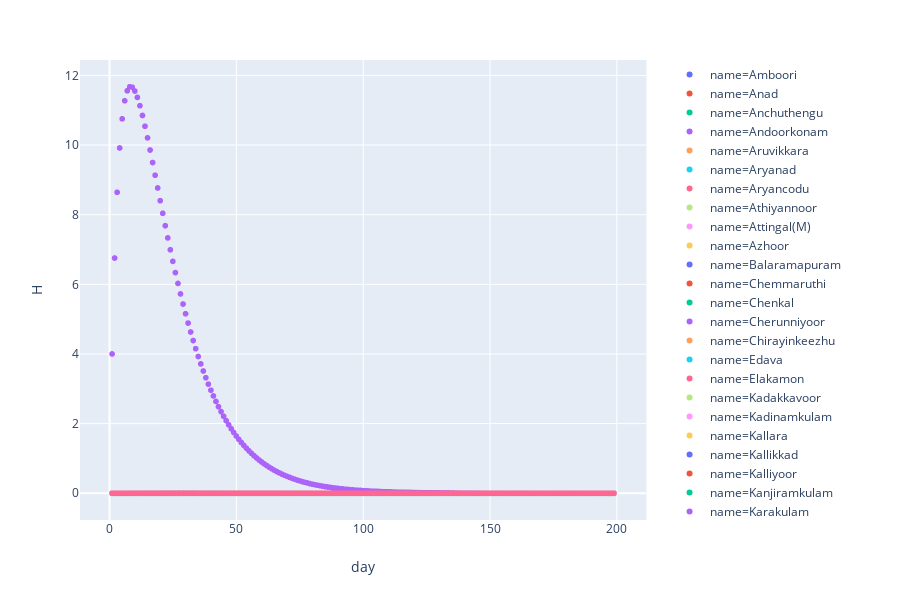

The code cell stored with this chart in its notebook:
### Code cell
fig = px.scatter(resultsDF, x="day", y="H", color="name")
fig.show()

### Figure 1 — Plotly figure (JSON) as saved in the notebook; plotly's stock layout.template omitted (floating-point values rounded to 4 significant figures; data arrays with more than 128 entries replaced by an {"elided": "..."} marker saying what was removed)
{"data": [{"hoverlabel": {"namelength": 0}, "hovertemplate": "name=Amboori<br>day=%{x}<br>H=%{y}", "legendgroup": "name=Amboori", "marker": {"color": "#636efa", "symbol": "circle"}, "mode": "markers", "name": "name=Amboori", "showlegend": true, "type": "scattergl", "x": {"elided": "199 int values"}, "xaxis": "x", "y": {"elided": "199 float values"}, "yaxis": "y"}, {"hoverlabel": {"namelength": 0}, "hovertemplate": "name=Anad<br>day=%{x}<br>H=%{y}", "legendgroup": "name=Anad", "marker": {"color": "#EF553B", "symbol": "circle"}, "mode": "markers", "name": "name=Anad", "showlegend": true, "type": "scattergl", "x": {"elided": "199 int values"}, "xaxis": "x", "y": {"elided": "199 float values"}, "yaxis": "y"}, {"hoverlabel": {"namelength": 0}, "hovertemplate": "name=Anchuthengu<br>day=%{x}<br>H=%{y}", "legendgroup": "name=Anchuthengu", "marker": {"color": "#00cc96", "symbol": "circle"}, "mode": "markers", "name": "name=Anchuthengu", "showlegend": true, "type": "scattergl", "x": {"elided": "199 int values"}, "xaxis": "x", "y": {"elided": "199 float values"}, "yaxis": "y"}, {"hoverlabel": {"namelength": 0}, "hovertemplate": "name=Andoorkonam<br>day=%{x}<br>H=%{y}", "legendgroup": "name=Andoorkonam", "marker": {"color": "#ab63fa", "symbol": "circle"}, "mode": "markers", "name": "name=Andoorkonam", "showlegend": true, "type": "scattergl", "x": {"elided": "199 int values"}, "xaxis": "x", "y": {"elided": "199 float values"}, "yaxis": "y"}, {"hoverlabel": {"namelength": 0}, "hovertemplate": "name=Aruvikkara<br>day=%{x}<br>H=%{y}", "legendgroup": "name=Aruvikkara", "marker": {"color": "#FFA15A", "symbol": "circle"}, "mode": "markers", "name": "name=Aruvikkara", "showlegend": true, "type": "scattergl", "x": {"elided": "199 int values"}, "xaxis": "x", "y": {"elided": "199 float values"}, "yaxis": "y"}, {"hoverlabel": {"namelength": 0}, "hovertemplate": "name=Aryanad<br>day=%{x}<br>H=%{y}", "legendgroup": "name=Aryanad", "marker": {"color": "#19d3f3", "symbol": "circle"}, "mode": "markers", "name": "name=Aryanad", "showlegend": true, "type": "scattergl", "x": {"elided": "199 int values"}, "xaxis": "x", "y": {"elided": "199 float values"}, "yaxis": "y"}, {"hoverlabel": {"namelength": 0}, "hovertemplate": "name=Aryancodu<br>day=%{x}<br>H=%{y}", "legendgroup": "name=Aryancodu", "marker": {"color": "#FF6692", "symbol": "circle"}, "mode": "markers", "name": "name=Aryancodu", "showlegend": true, "type": "scattergl", "x": {"elided": "199 int values"}, "xaxis": "x", "y": {"elided": "199 float values"}, "yaxis": "y"}, {"hoverlabel": {"namelength": 0}, "hovertemplate": "name=Athiyannoor<br>day=%{x}<br>H=%{y}", "legendgroup": "name=Athiyannoor", "marker": {"color": "#B6E880", "symbol": "circle"}, "mode": "markers", "name": "name=Athiyannoor", "showlegend": true, "type": "scattergl", "x": {"elided": "199 int values"}, "xaxis": "x", "y": {"elided": "199 float values"}, "yaxis": "y"}, {"hoverlabel": {"namelength": 0}, "hovertemplate": "name=Attingal(M)<br>day=%{x}<br>H=%{y}", "legendgroup": "name=Attingal(M)", "marker": {"color": "#FF97FF", "symbol": "circle"}, "mode": "markers", "name": "name=Attingal(M)", "showlegend": true, "type": "scattergl", "x": {"elided": "199 int values"}, "xaxis": "x", "y": {"elided": "199 float values"}, "yaxis": "y"}, {"hoverlabel": {"namelength": 0}, "hovertemplate": "name=Azhoor<br>day=%{x}<br>H=%{y}", "legendgroup": "name=Azhoor", "marker": {"color": "#FECB52", "symbol": "circle"}, "mode": "markers", "name": "name=Azhoor", "showlegend": true, "type": "scattergl", "x": {"elided": "199 int values"}, "xaxis": "x", "y": {"elided": "199 float values"}, "yaxis": "y"}, {"hoverlabel": {"namelength": 0}, "hovertemplate": "name=Balaramapuram<br>day=%{x}<br>H=%{y}", "legendgroup": "name=Balaramapuram", "marker": {"color": "#636efa", "symbol": "circle"}, "mode": "markers", "name": "name=Balaramapuram", "showlegend": true, "type": "scattergl", "x": {"elided": "199 int values"}, "xaxis": "x", "y": {"elided": "199 float values"}, "yaxis": "y"}, {"hoverlabel": {"namelength": 0}, "hovertemplate": "name=Chemmaruthi<br>day=%{x}<br>H=%{y}", "legendgroup": "name=Chemmaruthi", "marker": {"color": "#EF553B", "symbol": "circle"}, "mode": "markers", "name": "name=Chemmaruthi", "showlegend": true, "type": "scattergl", "x": {"elided": "199 int values"}, "xaxis": "x", "y": {"elided": "199 float values"}, "yaxis": "y"}, {"hoverlabel": {"namelength": 0}, "hovertemplate": "name=Chenkal<br>day=%{x}<br>H=%{y}", "legendgroup": "name=Chenkal", "marker": {"color": "#00cc96", "symbol": "circle"}, "mode": "markers", "name": "name=Chenkal", "showlegend": true, "type": "scattergl", "x": {"elided": "199 int values"}, "xaxis": "x", "y": {"elided": "199 float values"}, "yaxis": "y"}, {"hoverlabel": {"namelength": 0}, "hovertemplate": "name=Cherunniyoor<br>day=%{x}<br>H=%{y}", "legendgroup": "name=Cherunniyoor", "marker": {"color": "#ab63fa", "symbol": "circle"}, "mode": "markers", "name": "name=Cherunniyoor", "showlegend": true, "type": "scattergl", "x": {"elided": "199 int values"}, "xaxis": "x", "y": {"elided": "199 float values"}, "yaxis": "y"}, {"hoverlabel": {"namelength": 0}, "hovertemplate": "name=Chirayinkeezhu<br>day=%{x}<br>H=%{y}", "legendgroup": "name=Chirayinkeezhu", "marker": {"color": "#FFA15A", "symbol": "circle"}, "mode": "markers", "name": "name=Chirayinkeezhu", "showlegend": true, "type": "scattergl", "x": {"elided": "199 int values"}, "xaxis": "x", "y": {"elided": "199 float values"}, "yaxis": "y"}, {"hoverlabel": {"namelength": 0}, "hovertemplate": "name=Edava<br>day=%{x}<br>H=%{y}", "legendgroup": "name=Edava", "marker": {"color": "#19d3f3", "symbol": "circle"}, "mode": "markers", "name": "name=Edava", "showlegend": true, "type": "scattergl", "x": {"elided": "199 int values"}, "xaxis": "x", "y": {"elided": "199 float values"}, "yaxis": "y"}, {"hoverlabel": {"namelength": 0}, "hovertemplate": "name=Elakamon<br>day=%{x}<br>H=%{y}", "legendgroup": "name=Elakamon", "marker": {"color": "#FF6692", "symbol": "circle"}, "mode": "markers", "name": "name=Elakamon", "showlegend": true, "type": "scattergl", "x": {"elided": "199 int values"}, "xaxis": "x", "y": {"elided": "199 float values"}, "yaxis": "y"}, {"hoverlabel": {"namelength": 0}, "hovertemplate": "name=Kadakkavoor<br>day=%{x}<br>H=%{y}", "legendgroup": "name=Kadakkavoor", "marker": {"color": "#B6E880", "symbol": "circle"}, "mode": "markers", "name": "name=Kadakkavoor", "showlegend": true, "type": "scattergl", "x": {"elided": "199 int values"}, "xaxis": "x", "y": {"elided": "199 float values"}, "yaxis": "y"}, {"hoverlabel": {"namelength": 0}, "hovertemplate": "name=Kadinamkulam<br>day=%{x}<br>H=%{y}", "legendgroup": "name=Kadinamkulam", "marker": {"color": "#FF97FF", "symbol": "circle"}, "mode": "markers", "name": "name=Kadinamkulam", "showlegend": true, "type": "scattergl", "x": {"elided": "199 int values"}, "xaxis": "x", "y": {"elided": "199 float values"}, "yaxis": "y"}, {"hoverlabel": {"namelength": 0}, "hovertemplate": "name=Kallara<br>day=%{x}<br>H=%{y}", "legendgroup": "name=Kallara", "marker": {"color": "#FECB52", "symbol": "circle"}, "mode": "markers", "name": "name=Kallara", "showlegend": true, "type": "scattergl", "x": {"elided": "199 int values"}, "xaxis": "x", "y": {"elided": "199 float values"}, "yaxis": "y"}, {"hoverlabel": {"namelength": 0}, "hovertemplate": "name=Kallikkad<br>day=%{x}<br>H=%{y}", "legendgroup": "name=Kallikkad", "marker": {"color": "#636efa", "symbol": "circle"}, "mode": "markers", "name": "name=Kallikkad", "showlegend": true, "type": "scattergl", "x": {"elided": "199 int values"}, "xaxis": "x", "y": {"elided": "199 float values"}, "yaxis": "y"}, {"hoverlabel": {"namelength": 0}, "hovertemplate": "name=Kalliyoor<br>day=%{x}<br>H=%{y}", "legendgroup": "name=Kalliyoor", "marker": {"color": "#EF553B", "symbol": "circle"}, "mode": "markers", "name": "name=Kalliyoor", "showlegend": true, "type": "scattergl", "x": {"elided": "199 int values"}, "xaxis": "x", "y": {"elided": "199 float values"}, "yaxis": "y"}, {"hoverlabel": {"namelength": 0}, "hovertemplate": "name=Kanjiramkulam<br>day=%{x}<br>H=%{y}", "legendgroup": "name=Kanjiramkulam", "marker": {"color": "#00cc96", "symbol": "circle"}, "mode": "markers", "name": "name=Kanjiramkulam", "showlegend": true, "type": "scattergl", "x": {"elided": "199 int values"}, "xaxis": "x", "y": {"elided": "199 float values"}, "yaxis": "y"}, {"hoverlabel": {"namelength": 0}, "hovertemplate": "name=Karakulam<br>day=%{x}<br>H=%{y}", "legendgroup": "name=Karakulam", "marker": {"color": "#ab63fa", "symbol": "circle"}, "mode": "markers", "name": "name=Karakulam", "showlegend": true, "type": "scattergl", "x": {"elided": "199 int values"}, "xaxis": "x", "y": {"elided": "199 float values"}, "yaxis": "y"}, {"hoverlabel": {"namelength": 0}, "hovertemplate": "name=Karavaram<br>day=%{x}<br>H=%{y}", "legendgroup": "name=Karavaram", "marker": {"color": "#FFA15A", "symbol": "circle"}, "mode": "markers", "name": "name=Karavaram", "showlegend": true, "type": "scattergl", "x": {"elided": "199 int values"}, "xaxis": "x", "y": {"elided": "199 float values"}, "yaxis": "y"}, {"hoverlabel": {"namelength": 0}, "hovertemplate": "name=Karode<br>day=%{x}<br>H=%{y}", "legendgroup": "name=Karode", "marker": {"color": "#19d3f3", "symbol": "circle"}, "mode": "markers", "name": "name=Karode", "showlegend": true, "type": "scattergl", "x": {"elided": "199 int values"}, "xaxis": "x", "y": {"elided": "199 float values"}, "yaxis": "y"}, {"hoverlabel": {"namelength": 0}, "hovertemplate": "name=Karumkulam<br>day=%{x}<br>H=%{y}", "legendgroup": "name=Karumkulam", "marker": {"color": "#FF6692", "symbol": "circle"}, "mode": "markers", "name": "name=Karumkulam", "showlegend": true, "type": "scattergl", "x": {"elided": "199 int values"}, "xaxis": "x", "y": {"elided": "199 float values"}, "yaxis": "y"}, {"hoverlabel": {"namelength": 0}, "hovertemplate": "name=Kattakada<br>day=%{x}<br>H=%{y}", "legendgroup": "name=Kattakada", "marker": {"color": "#B6E880", "symbol": "circle"}, "mode": "markers", "name": "name=Kattakada", "showlegend": true, "type": "scattergl", "x": {"elided": "199 int values"}, "xaxis": "x", "y": {"elided": "199 float values"}, "yaxis": "y"}, {"hoverlabel": {"namelength": 0}, "hovertemplate": "name=Kilimanoor<br>day=%{x}<br>H=%{y}", "legendgroup": "name=Kilimanoor", "marker": {"color": "#FF97FF", "symbol": "circle"}, "mode": "markers", "name": "name=Kilimanoor", "showlegend": true, "type": "scattergl", "x": {"elided": "199 int values"}, "xaxis": "x", "y": {"elided": "199 float values"}, "yaxis": "y"}, {"hoverlabel": {"namelength": 0}, "hovertemplate": "name=Kizhuvilam<br>day=%{x}<br>H=%{y}", "legendgroup": "name=Kizhuvilam", "marker": {"color": "#FECB52", "symbol": "circle"}, "mode": "markers", "name": "name=Kizhuvilam", "showlegend": true, "type": "scattergl", "x": {"elided": "199 int values"}, "xaxis": "x", "y": {"elided": "199 float values"}, "yaxis": "y"}, {"hoverlabel": {"namelength": 0}, "hovertemplate": "name=Kollayil<br>day=%{x}<br>H=%{y}", "legendgroup": "name=Kollayil", "marker": {"color": "#636efa", "symbol": "circle"}, "mode": "markers", "name": "name=Kollayil", "showlegend": true, "type": "scattergl", "x": {"elided": "199 int values"}, "xaxis": "x", "y": {"elided": "199 float values"}, "yaxis": "y"}, {"hoverlabel": {"namelength": 0}, "hovertemplate": "name=Kottukal<br>day=%{x}<br>H=%{y}", "legendgroup": "name=Kottukal", "marker": {"color": "#EF553B", "symbol": "circle"}, "mode": "markers", "name": "name=Kottukal", "showlegend": true, "type": "scattergl", "x": {"elided": "199 int values"}, "xaxis": "x", "y": {"elided": "199 float values"}, "yaxis": "y"}, {"hoverlabel": {"namelength": 0}, "hovertemplate": "name=Kulathoor<br>day=%{x}<br>H=%{y}", "legendgroup": "name=Kulathoor", "marker": {"color": "#00cc96", "symbol": "circle"}, "mode": "markers", "name": "name=Kulathoor", "showlegend": true, "type": "scattergl", "x": {"elided": "199 int values"}, "xaxis": "x", "y": {"elided": "199 float values"}, "yaxis": "y"}, {"hoverlabel": {"namelength": 0}, "hovertemplate": "name=Kunnathukal<br>day=%{x}<br>H=%{y}", "legendgroup": "name=Kunnathukal", "marker": {"color": "#ab63fa", "symbol": "circle"}, "mode": "markers", "name": "name=Kunnathukal", "showlegend": true, "type": "scattergl", "x": {"elided": "199 int values"}, "xaxis": "x", "y": {"elided": "199 float values"}, "yaxis": "y"}, {"hoverlabel": {"namelength": 0}, "hovertemplate": "name=Madavoor<br>day=%{x}<br>H=%{y}", "legendgroup": "name=Madavoor", "marker": {"color": "#FFA15A", "symbol": "circle"}, "mode": "markers", "name": "name=Madavoor", "showlegend": true, "type": "scattergl", "x": {"elided": "199 int values"}, "xaxis": "x", "y": {"elided": "199 float values"}, "yaxis": "y"}, {"hoverlabel": {"namelength": 0}, "hovertemplate": "name=Malayinkeezhu<br>day=%{x}<br>H=%{y}", "legendgroup": "name=Malayinkeezhu", "marker": {"color": "#19d3f3", "symbol": "circle"}, "mode": "markers", "name": "name=Malayinkeezhu", "showlegend": true, "type": "scattergl", "x": {"elided": "199 int values"}, "xaxis": "x", "y": {"elided": "199 float values"}, "yaxis": "y"}, {"hoverlabel": {"namelength": 0}, "hovertemplate": "name=Manampoor<br>day=%{x}<br>H=%{y}", "legendgroup": "name=Manampoor", "marker": {"color": "#FF6692", "symbol": "circle"}, "mode": "markers", "name": "name=Manampoor", "showlegend": true, "type": "scattergl", "x": {"elided": "199 int values"}, "xaxis": "x", "y": {"elided": "199 float values"}, "yaxis": "y"}, {"hoverlabel": {"namelength": 0}, "hovertemplate": "name=Mangalapuram<br>day=%{x}<br>H=%{y}", "legendgroup": "name=Mangalapuram", "marker": {"color": "#B6E880", "symbol": "circle"}, "mode": "markers", "name": "name=Mangalapuram", "showlegend": true, "type": "scattergl", "x": {"elided": "199 int values"}, "xaxis": "x", "y": {"elided": "199 float values"}, "yaxis": "y"}, {"hoverlabel": {"namelength": 0}, "hovertemplate": "name=Manikkal<br>day=%{x}<br>H=%{y}", "legendgroup": "name=Manikkal", "marker": {"color": "#FF97FF", "symbol": "circle"}, "mode": "markers", "name": "name=Manikkal", "showlegend": true, "type": "scattergl", "x": {"elided": "199 int values"}, "xaxis": "x", "y": {"elided": "199 float values"}, "yaxis": "y"}, {"hoverlabel": {"namelength": 0}, "hovertemplate": "name=Maranalloor<br>day=%{x}<br>H=%{y}", "legendgroup": "name=Maranalloor", "marker": {"color": "#FECB52", "symbol": "circle"}, "mode": "markers", "name": "name=Maranalloor", "showlegend": true, "type": "scattergl", "x": {"elided": "199 int values"}, "xaxis": "x", "y": {"elided": "199 float values"}, "yaxis": "y"}, {"hoverlabel": {"namelength": 0}, "hovertemplate": "name=Mudakkal<br>day=%{x}<br>H=%{y}", "legendgroup": "name=Mudakkal", "marker": {"color": "#636efa", "symbol": "circle"}, "mode": "markers", "name": "name=Mudakkal", "showlegend": true, "type": "scattergl", "x": {"elided": "199 int values"}, "xaxis": "x", "y": {"elided": "199 float values"}, "yaxis": "y"}, {"hoverlabel": {"namelength": 0}, "hovertemplate": "name=Nagaroor<br>day=%{x}<br>H=%{y}", "legendgroup": "name=Nagaroor", "marker": {"color": "#EF553B", "symbol": "circle"}, "mode": "markers", "name": "name=Nagaroor", "showlegend": true, "type": "scattergl", "x": {"elided": "199 int values"}, "xaxis": "x", "y": {"elided": "199 float values"}, "yaxis": "y"}, {"hoverlabel": {"namelength": 0}, "hovertemplate": "name=Nanniyodu<br>day=%{x}<br>H=%{y}", "legendgroup": "name=Nanniyodu", "marker": {"color": "#00cc96", "symbol": "circle"}, "mode": "markers", "name": "name=Nanniyodu", "showlegend": true, "type": "scattergl", "x": {"elided": "199 int values"}, "xaxis": "x", "y": {"elided": "199 float values"}, "yaxis": "y"}, {"hoverlabel": {"namelength": 0}, "hovertemplate": "name=Navayikkulam<br>day=%{x}<br>H=%{y}", "legendgroup": "name=Navayikkulam", "marker": {"color": "#ab63fa", "symbol": "circle"}, "mode": "markers", "name": "name=Navayikkulam", "showlegend": true, "type": "scattergl", "x": {"elided": "199 int values"}, "xaxis": "x", "y": {"elided": "199 float values"}, "yaxis": "y"}, {"hoverlabel": {"namelength": 0}, "hovertemplate": "name=Nedumangad(M)<br>day=%{x}<br>H=%{y}", "legendgroup": "name=Nedumangad(M)", "marker": {"color": "#FFA15A", "symbol": "circle"}, "mode": "markers", "name": "name=Nedumangad(M)", "showlegend": true, "type": "scattergl", "x": {"elided": "199 int values"}, "xaxis": "x", "y": {"elided": "199 float values"}, "yaxis": "y"}, {"hoverlabel": {"namelength": 0}, "hovertemplate": "name=Nellanadu<br>day=%{x}<br>H=%{y}", "legendgroup": "name=Nellanadu", "marker": {"color": "#19d3f3", "symbol": "circle"}, "mode": "markers", "name": "name=Nellanadu", "showlegend": true, "type": "scattergl", "x": {"elided": "199 int values"}, "xaxis": "x", "y": {"elided": "199 float values"}, "yaxis": "y"}, {"hoverlabel": {"namelength": 0}, "hovertemplate": "name=Neyyattinkara(M)<br>day=%{x}<br>H=%{y}", "legendgroup": "name=Neyyattinkara(M)", "marker": {"color": "#FF6692", "symbol": "circle"}, "mode": "markers", "name": "name=Neyyattinkara(M)", "showlegend": true, "type": "scattergl", "x": {"elided": "199 int values"}, "xaxis": "x", "y": {"elided": "199 float values"}, "yaxis": "y"}, {"hoverlabel": {"namelength": 0}, "hovertemplate": "name=Ottasekharamangalam<br>day=%{x}<br>H=%{y}", "legendgroup": "name=Ottasekharamangalam", "marker": {"color": "#B6E880", "symbol": "circle"}, "mode": "markers", "name": "name=Ottasekharamangalam", "showlegend": true, "type": "scattergl", "x": {"elided": "199 int values"}, "xaxis": "x", "y": {"elided": "199 float values"}, "yaxis": "y"}, {"hoverlabel": {"namelength": 0}, "hovertemplate": "name=Ottoor<br>day=%{x}<br>H=%{y}", "legendgroup": "name=Ottoor", "marker": {"color": "#FF97FF", "symbol": "circle"}, "mode": "markers", "name": "name=Ottoor", "showlegend": true, "type": "scattergl", "x": {"elided": "199 int values"}, "xaxis": "x", "y": {"elided": "199 float values"}, "yaxis": "y"}, {"hoverlabel": {"namelength": 0}, "hovertemplate": "name=Pallichal<br>day=%{x}<br>H=%{y}", "legendgroup": "name=Pallichal", "marker": {"color": "#FECB52", "symbol": "circle"}, "mode": "markers", "name": "name=Pallichal", "showlegend": true, "type": "scattergl", "x": {"elided": "199 int values"}, "xaxis": "x", "y": {"elided": "199 float values"}, "yaxis": "y"}, {"hoverlabel": {"namelength": 0}, "hovertemplate": "name=Pallikkal<br>day=%{x}<br>H=%{y}", "legendgroup": "name=Pallikkal", "marker": {"color": "#636efa", "symbol": "circle"}, "mode": "markers", "name": "name=Pallikkal", "showlegend": true, "type": "scattergl", "x": {"elided": "199 int values"}, "xaxis": "x", "y": {"elided": "199 float values"}, "yaxis": "y"}, {"hoverlabel": {"namelength": 0}, "hovertemplate": "name=Panavoor<br>day=%{x}<br>H=%{y}", "legendgroup": "name=Panavoor", "marker": {"color": "#EF553B", "symbol": "circle"}, "mode": "markers", "name": "name=Panavoor", "showlegend": true, "type": "scattergl", "x": {"elided": "199 int values"}, "xaxis": "x", "y": {"elided": "199 float values"}, "yaxis": "y"}, {"hoverlabel": {"namelength": 0}, "hovertemplate": "name=Pangod<br>day=%{x}<br>H=%{y}", "legendgroup": "name=Pangod", "marker": {"color": "#00cc96", "symbol": "circle"}, "mode": "markers", "name": "name=Pangod", "showlegend": true, "type": "scattergl", "x": {"elided": "199 int values"}, "xaxis": "x", "y": {"elided": "199 float values"}, "yaxis": "y"}, {"hoverlabel": {"namelength": 0}, "hovertemplate": "name=Parassala<br>day=%{x}<br>H=%{y}", "legendgroup": "name=Parassala", "marker": {"color": "#ab63fa", "symbol": "circle"}, "mode": "markers", "name": "name=Parassala", "showlegend": true, "type": "scattergl", "x": {"elided": "199 int values"}, "xaxis": "x", "y": {"elided": "199 float values"}, "yaxis": "y"}, {"hoverlabel": {"namelength": 0}, "hovertemplate": "name=Pazhayakunnummel<br>day=%{x}<br>H=%{y}", "legendgroup": "name=Pazhayakunnummel", "marker": {"color": "#FFA15A", "symbol": "circle"}, "mode": "markers", "name": "name=Pazhayakunnummel", "showlegend": true, "type": "scattergl", "x": {"elided": "199 int values"}, "xaxis": "x", "y": {"elided": "199 float values"}, "yaxis": "y"}, {"hoverlabel": {"namelength": 0}, "hovertemplate": "name=Peringammala<br>day=%{x}<br>H=%{y}", "legendgroup": "name=Peringammala", "marker": {"color": "#19d3f3", "symbol": "circle"}, "mode": "markers", "name": "name=Peringammala", "showlegend": true, "type": "scattergl", "x": {"elided": "199 int values"}, "xaxis": "x", "y": {"elided": "199 float values"}, "yaxis": "y"}, {"hoverlabel": {"namelength": 0}, "hovertemplate": "name=Perumkadavila<br>day=%{x}<br>H=%{y}", "legendgroup": "name=Perumkadavila", "marker": {"color": "#FF6692", "symbol": "circle"}, "mode": "markers", "name": "name=Perumkadavila", "showlegend": true, "type": "scattergl", "x": {"elided": "199 int values"}, "xaxis": "x", "y": {"elided": "199 float values"}, "yaxis": "y"}, {"hoverlabel": {"namelength": 0}, "hovertemplate": "name=Poovachal<br>day=%{x}<br>H=%{y}", "legendgroup": "name=Poovachal", "marker": {"color": "#B6E880", "symbol": "circle"}, "mode": "markers", "name": "name=Poovachal", "showlegend": true, "type": "scattergl", "x": {"elided": "199 int values"}, "xaxis": "x", "y": {"elided": "199 float values"}, "yaxis": "y"}, {"hoverlabel": {"namelength": 0}, "hovertemplate": "name=Poovar<br>day=%{x}<br>H=%{y}", "legendgroup": "name=Poovar", "marker": {"color": "#FF97FF", "symbol": "circle"}, "mode": "markers", "name": "name=Poovar", "showlegend": true, "type": "scattergl", "x": {"elided": "199 int values"}, "xaxis": "x", "y": {"elided": "199 float values"}, "yaxis": "y"}, {"hoverlabel": {"namelength": 0}, "hovertemplate": "name=Pothencodu<br>day=%{x}<br>H=%{y}", "legendgroup": "name=Pothencodu", "marker": {"color": "#FECB52", "symbol": "circle"}, "mode": "markers", "name": "name=Pothencodu", "showlegend": true, "type": "scattergl", "x": {"elided": "199 int values"}, "xaxis": "x", "y": {"elided": "199 float values"}, "yaxis": "y"}, {"hoverlabel": {"namelength": 0}, "hovertemplate": "name=Pulimathu<br>day=%{x}<br>H=%{y}", "legendgroup": "name=Pulimathu", "marker": {"color": "#636efa", "symbol": "circle"}, "mode": "markers", "name": "name=Pulimathu", "showlegend": true, "type": "scattergl", "x": {"elided": "199 int values"}, "xaxis": "x", "y": {"elided": "199 float values"}, "yaxis": "y"}, {"hoverlabel": {"namelength": 0}, "hovertemplate": "name=Pullampara<br>day=%{x}<br>H=%{y}", "legendgroup": "name=Pullampara", "marker": {"color": "#EF553B", "symbol": "circle"}, "mode": "markers", "name": "name=Pullampara", "showlegend": true, "type": "scattergl", "x": {"elided": "199 int values"}, "xaxis": "x", "y": {"elided": "199 float values"}, "yaxis": "y"}, {"hoverlabel": {"namelength": 0}, "hovertemplate": "name=Thirupuram<br>day=%{x}<br>H=%{y}", "legendgroup": "name=Thirupuram", "marker": {"color": "#00cc96", "symbol": "circle"}, "mode": "markers", "name": "name=Thirupuram", "showlegend": true, "type": "scattergl", "x": {"elided": "199 int values"}, "xaxis": "x", "y": {"elided": "199 float values"}, "yaxis": "y"}, {"hoverlabel": {"namelength": 0}, "hovertemplate": "name=Thiruvananthapuram(C)<br>day=%{x}<br>H=%{y}", "legendgroup": "name=Thiruvananthapuram(C)", "marker": {"color": "#ab63fa", "symbol": "circle"}, "mode": "markers", "name": "name=Thiruvananthapuram(C)", "showlegend": true, "type": "scattergl", "x": {"elided": "199 int values"}, "xaxis": "x", "y": {"elided": "199 float values"}, "yaxis": "y"}, {"hoverlabel": {"namelength": 0}, "hovertemplate": "name=Tholikkodu<br>day=%{x}<br>H=%{y}", "legendgroup": "name=Tholikkodu", "marker": {"color": "#FFA15A", "symbol": "circle"}, "mode": "markers", "name": "name=Tholikkodu", "showlegend": true, "type": "scattergl", "x": {"elided": "199 int values"}, "xaxis": "x", "y": {"elided": "199 float values"}, "yaxis": "y"}, {"hoverlabel": {"namelength": 0}, "hovertemplate": "name=Uzhamalakkal<br>day=%{x}<br>H=%{y}", "legendgroup": "name=Uzhamalakkal", "marker": {"color": "#19d3f3", "symbol": "circle"}, "mode": "markers", "name": "name=Uzhamalakkal", "showlegend": true, "type": "scattergl", "x": {"elided": "199 int values"}, "xaxis": "x", "y": {"elided": "199 float values"}, "yaxis": "y"}, {"hoverlabel": {"namelength": 0}, "hovertemplate": "name=Vakkam<br>day=%{x}<br>H=%{y}", "legendgroup": "name=Vakkam", "marker": {"color": "#FF6692", "symbol": "circle"}, "mode": "markers", "name": "name=Vakkam", "showlegend": true, "type": "scattergl", "x": {"elided": "199 int values"}, "xaxis": "x", "y": {"elided": "199 float values"}, "yaxis": "y"}, {"hoverlabel": {"namelength": 0}, "hovertemplate": "name=Vamanpuram<br>day=%{x}<br>H=%{y}", "legendgroup": "name=Vamanpuram", "marker": {"color": "#B6E880", "symbol": "circle"}, "mode": "markers", "name": "name=Vamanpuram", "showlegend": true, "type": "scattergl", "x": {"elided": "199 int values"}, "xaxis": "x", "y": {"elided": "199 float values"}, "yaxis": "y"}, {"hoverlabel": {"namelength": 0}, "hovertemplate": "name=Varkala(M)<br>day=%{x}<br>H=%{y}", "legendgroup": "name=Varkala(M)", "marker": {"color": "#FF97FF", "symbol": "circle"}, "mode": "markers", "name": "name=Varkala(M)", "showlegend": true, "type": "scattergl", "x": {"elided": "199 int values"}, "xaxis": "x", "y": {"elided": "199 float values"}, "yaxis": "y"}, {"hoverlabel": {"namelength": 0}, "hovertemplate": "name=Vellanad<br>day=%{x}<br>H=%{y}", "legendgroup": "name=Vellanad", "marker": {"color": "#FECB52", "symbol": "circle"}, "mode": "markers", "name": "name=Vellanad", "showlegend": true, "type": "scattergl", "x": {"elided": "199 int values"}, "xaxis": "x", "y": {"elided": "199 float values"}, "yaxis": "y"}, {"hoverlabel": {"namelength": 0}, "hovertemplate": "name=Vellarada<br>day=%{x}<br>H=%{y}", "legendgroup": "name=Vellarada", "marker": {"color": "#636efa", "symbol": "circle"}, "mode": "markers", "name": "name=Vellarada", "showlegend": true, "type": "scattergl", "x": {"elided": "199 int values"}, "xaxis": "x", "y": {"elided": "199 float values"}, "yaxis": "y"}, {"hoverlabel": {"namelength": 0}, "hovertemplate": "name=Vembayam<br>day=%{x}<br>H=%{y}", "legendgroup": "name=Vembayam", "marker": {"color": "#EF553B", "symbol": "circle"}, "mode": "markers", "name": "name=Vembayam", "showlegend": true, "type": "scattergl", "x": {"elided": "199 int values"}, "xaxis": "x", "y": {"elided": "199 float values"}, "yaxis": "y"}, {"hoverlabel": {"namelength": 0}, "hovertemplate": "name=Venganoor<br>day=%{x}<br>H=%{y}", "legendgroup": "name=Venganoor", "marker": {"color": "#00cc96", "symbol": "circle"}, "mode": "markers", "name": "name=Venganoor", "showlegend": true, "type": "scattergl", "x": {"elided": "199 int values"}, "xaxis": "x", "y": {"elided": "199 float values"}, "yaxis": "y"}, {"hoverlabel": {"namelength": 0}, "hovertemplate": "name=Vettoor<br>day=%{x}<br>H=%{y}", "legendgroup": "name=Vettoor", "marker": {"color": "#ab63fa", "symbol": "circle"}, "mode": "markers", "name": "name=Vettoor", "showlegend": true, "type": "scattergl", "x": {"elided": "199 int values"}, "xaxis": "x", "y": {"elided": "199 float values"}, "yaxis": "y"}, {"hoverlabel": {"namelength": 0}, "hovertemplate": "name=Vilappil<br>day=%{x}<br>H=%{y}", "legendgroup": "name=Vilappil", "marker": {"color": "#FFA15A", "symbol": "circle"}, "mode": "markers", "name": "name=Vilappil", "showlegend": true, "type": "scattergl", "x": {"elided": "199 int values"}, "xaxis": "x", "y": {"elided": "199 float values"}, "yaxis": "y"}, {"hoverlabel": {"namelength": 0}, "hovertemplate": "name=Vilavoorkal<br>day=%{x}<br>H=%{y}", "legendgroup": "name=Vilavoorkal", "marker": {"color": "#19d3f3", "symbol": "circle"}, "mode": "markers", "name": "name=Vilavoorkal", "showlegend": true, "type": "scattergl", "x": {"elided": "199 int values"}, "xaxis": "x", "y": {"elided": "199 float values"}, "yaxis": "y"}, {"hoverlabel": {"namelength": 0}, "hovertemplate": "name=Vithura<br>day=%{x}<br>H=%{y}", "legendgroup": "name=Vithura", "marker": {"color": "#FF6692", "symbol": "circle"}, "mode": "markers", "name": "name=Vithura", "showlegend": true, "type": "scattergl", "x": {"elided": "199 int values"}, "xaxis": "x", "y": {"elided": "199 int values"}, "yaxis": "y"}], "layout": {"height": 600, "legend": {"tracegroupgap": 0}, "margin": {"t": 60}, "xaxis": {"anchor": "y", "domain": [0, 0.98], "title": {"text": "day"}}, "yaxis": {"anchor": "x", "domain": [0, 1], "title": {"text": "H"}}}}
